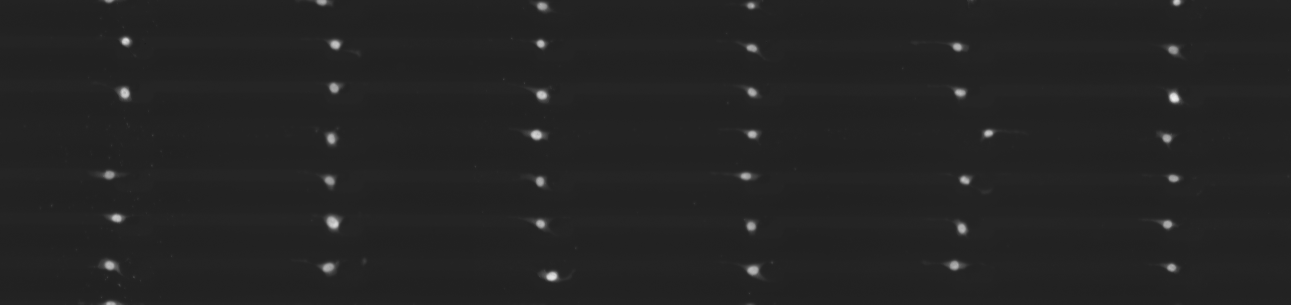
#> input picture examples/spatial_cell_classification/input/C416_example_blue_nuclei.tif, 3871 x 913 px (shown at 1/3 size)
$ python 02_segment_nuclei_by_spot.py --blue-image ../examples/spatial_cell_classification/input/C416_example_blue_nuclei.tif --red-image ../examples/spatial_cell_classification/input/C416_example_red_actin.tif --outdir out --x0 5 --y0 5
#> lines starting #> are read from the running program, lines starting #| are printed output that depends on the picture; after the words box and inside, x2 and y2 are one past the last pixel; in counts of white or black regions, pixels touching at a corner belong together
#!/usr/bin/env python3
import argparse
import os
import numpy as np
import tifffile
import matplotlib
matplotlib.use("Agg")
import matplotlib.pyplot as plt
from scipy import ndimage as ndi
from skimage import filters, morphology, segmentation, feature, measure, color


def normalize_channel(ch):
    ch = ch.astype(np.float32)
    lo, hi = np.percentile(ch, [1, 99.5])
    if hi <= lo:
        hi = lo + 1.0
    return np.clip((ch - lo) / (hi - lo), 0, 1)


def relabel_sequential(lbl):
    ids = np.unique(lbl)
    ids = ids[ids > 0]
    out = np.zeros_like(lbl, dtype=np.int32)
    for i, old in enumerate(ids, start=1):
        out[lbl == old] = i
    return out


def remove_small_labels(lbl, min_size):
    out = np.zeros_like(lbl, dtype=np.int32)
    props = measure.regionprops(lbl)
    keep = [p.label for p in props if p.area >= min_size]
    for i, old in enumerate(keep, start=1):
        out[lbl == old] = i
    return out


# =========================================================
# nucleus hybrid segmentation:
# Keep small nuclei intact and split only large nuclear clusters
# =========================================================
def nuclei_segmentation_hybrid(
    blue_norm,
    min_area=20,
    percentile_hi=98.8,
    erosion_radius=2,
    split_area_threshold=220,
    split_min_distance=6
):
    """
    Hybrid nuclear segmentation strategy:
    1) First generate a small and conservative nucleus binary mask
    2) For small objects: retain directly without splitting
    3) For large objects: perform one controlled watershed split within the object
    """

    sm = filters.gaussian(blue_norm, sigma=1.2)
    vals = sm[sm > 0]
    if vals.size == 0:
        return np.zeros_like(blue_norm, dtype=np.int32)

    # Conservative small-nucleus handling
    thr = np.percentile(vals, percentile_hi)
    bw = sm > thr
    bw = morphology.remove_small_objects(bw, min_size=max(8, min_area // 2))
    bw = ndi.binary_fill_holes(bw)

    if erosion_radius > 0:
        bw = morphology.binary_erosion(bw, morphology.disk(erosion_radius))

    bw = morphology.remove_small_objects(bw, min_size=min_area)
    bw = ndi.binary_fill_holes(bw)

    if bw.sum() == 0:
        return np.zeros_like(blue_norm, dtype=np.int32)

    cc = measure.label(bw)
    out = np.zeros_like(cc, dtype=np.int32)
    next_id = 1

    for region in measure.regionprops(cc):
        lab = region.label
        area = region.area
        m = (cc == lab)

        # Small objects are retained as individual nuclei
        if area < split_area_threshold:
            out[m] = next_id
            next_id += 1
            continue

        # Large objects are split only within the object boundary
        dist = ndi.distance_transform_edt(m)

        coords = feature.peak_local_max(
            dist,
            labels=m,
            min_distance=split_min_distance,
            footprint=np.ones((9, 9)),
            exclude_border=False
        )

        # Too few peaks indicate a single nucleus; do not split
        if coords.shape[0] <= 1:
            out[m] = next_id
            next_id += 1
            continue

        markers = np.zeros_like(m, dtype=np.int32)
        for i, (rr, cc_) in enumerate(coords, start=1):
            markers[rr, cc_] = i

        ws = segmentation.watershed(-dist, markers, mask=m)

        # Remove very small fragments
        ws = remove_small_labels(ws, min_area)

        labs = np.unique(ws)
        labs = labs[labs > 0]

        # If <=1 object remains after cleanup, do not split
        if len(labs) <= 1:
            out[m] = next_id
            next_id += 1
            continue

        for wlab in labs:
            out[ws == wlab] = next_id
            next_id += 1

    return relabel_sequential(out)


def subtract_red_background(red_norm, sigma_bg=10):
    bg = filters.gaussian(red_norm, sigma=sigma_bg)
    fg = red_norm - bg
    fg[fg < 0] = 0
    if fg.max() > 0:
        fg = fg / fg.max()
    return fg, bg


# =========================================================
# Cell segmentation: retain the validated segmentation procedure unchanged
# =========================================================
def build_cell_candidate_mask(red_norm, nuclei_lbl, min_cell_area=50, sigma_bg=10):
    red_fg, red_bg = subtract_red_background(red_norm, sigma_bg=sigma_bg)

    vals = red_fg[red_fg > 0]
    if vals.size == 0:
        return np.zeros_like(red_norm, dtype=bool), red_fg, red_bg

    thr = np.percentile(vals, 60)
    bw = red_fg > thr

    bw = morphology.binary_opening(bw, morphology.disk(1))
    bw = morphology.binary_closing(bw, morphology.disk(2))
    bw = ndi.binary_fill_holes(bw)
    bw = morphology.remove_small_objects(bw, min_size=min_cell_area)

    labeled = measure.label(bw)
    out = np.zeros_like(bw, dtype=bool)

    for region in measure.regionprops(labeled):
        coords = region.coords
        rr, cc = coords[:, 0], coords[:, 1]
        if np.any(nuclei_lbl[rr, cc] > 0):
            out[rr, cc] = True

    out = out | morphology.binary_dilation(nuclei_lbl > 0, morphology.disk(2))
    out = ndi.binary_fill_holes(out)
    out = morphology.remove_small_objects(out, min_size=min_cell_area)

    return out, red_fg, red_bg


def segment_cells_from_candidate_mask(cell_mask, nuclei_lbl, min_cell_area=50):
    if nuclei_lbl.max() == 0:
        return np.zeros_like(nuclei_lbl, dtype=np.int32)

    dist = ndi.distance_transform_edt(cell_mask)
    cell_lbl = segmentation.watershed(-dist, markers=nuclei_lbl, mask=cell_mask)
    cell_lbl = remove_small_labels(cell_lbl, min_size=min_cell_area)
    return relabel_sequential(cell_lbl)


def save_preview(red_norm, blue_norm, nuclei_lbl, cell_lbl, out_png):
    rgb = np.dstack([red_norm, np.zeros_like(red_norm), blue_norm])
    nuc_bd = segmentation.find_boundaries(nuclei_lbl, mode="outer")
    cell_bd = segmentation.find_boundaries(cell_lbl, mode="outer")

    show = rgb.copy()
    show[cell_bd] = [1, 1, 0]   # yellow
    show[nuc_bd] = [0, 1, 1]    # cyan

    plt.figure(figsize=(8, 8))
    plt.imshow(show)
    plt.axis("off")
    plt.title("Crop segmentation preview (cyan=nuclei, yellow=cells)")
    plt.tight_layout()
    plt.savefig(out_png, dpi=300)
    plt.close()


def save_qc_panel(red_norm, blue_norm, red_fg, red_bg, nuclei_lbl, cell_mask, out_png):
    fig, axes = plt.subplots(2, 3, figsize=(12, 8))
    axes = axes.ravel()

    axes[0].imshow(blue_norm, cmap="gray")
    axes[0].set_title("blue_norm")

    axes[1].imshow(red_norm, cmap="gray")
    axes[1].set_title("red_norm")

    axes[2].imshow(red_bg, cmap="gray")
    axes[2].set_title("red_background")

    axes[3].imshow(red_fg, cmap="gray")
    axes[3].set_title("red_foreground")

    axes[4].imshow(color.label2rgb(nuclei_lbl, bg_label=0, bg_color=(0, 0, 0)))
    axes[4].set_title("nuclei_labels_preview")

    axes[5].imshow(cell_mask, cmap="gray")
    axes[5].set_title("cell_candidate_mask")

    for ax in axes:
        ax.axis("off")

    plt.tight_layout()
    plt.savefig(out_png, dpi=300)
    plt.close()


def save_label_preview(lbl, out_png):
    rgb = color.label2rgb(lbl, bg_label=0, bg_color=(0, 0, 0))
    plt.figure(figsize=(8, 8))
    plt.imshow(rgb)
    plt.axis("off")
    plt.tight_layout()
    plt.savefig(out_png, dpi=300)
    plt.close()


def main():
    ap = argparse.ArgumentParser()
    ap.add_argument("--blue-image", required=True)
    ap.add_argument("--red-image", required=True)
    ap.add_argument("--outdir", required=True)
    ap.add_argument("--x0", type=int, required=True)
    ap.add_argument("--y0", type=int, required=True)
    ap.add_argument("--w", type=int, default=2048)
    ap.add_argument("--h", type=int, default=2048)

    # nucleus only
    ap.add_argument("--min-nucleus-area", type=int, default=20)
    ap.add_argument("--nucleus-percentile", type=float, default=98.8)
    ap.add_argument("--nucleus-erosion", type=int, default=2)
    ap.add_argument("--split-area-threshold", type=int, default=220)
    ap.add_argument("--split-min-distance", type=int, default=6)

    # cell fixed
    ap.add_argument("--min-cell-area", type=int, default=50)
    ap.add_argument("--red-bg-sigma", type=float, default=10)

    args = ap.parse_args()

    os.makedirs(args.outdir, exist_ok=True)

    blue = np.squeeze(tifffile.imread(args.blue_image))
#> blue is the input picture: shape (913, 3871); min 22, max 247, mean 36
    red = np.squeeze(tifffile.imread(args.red_image))
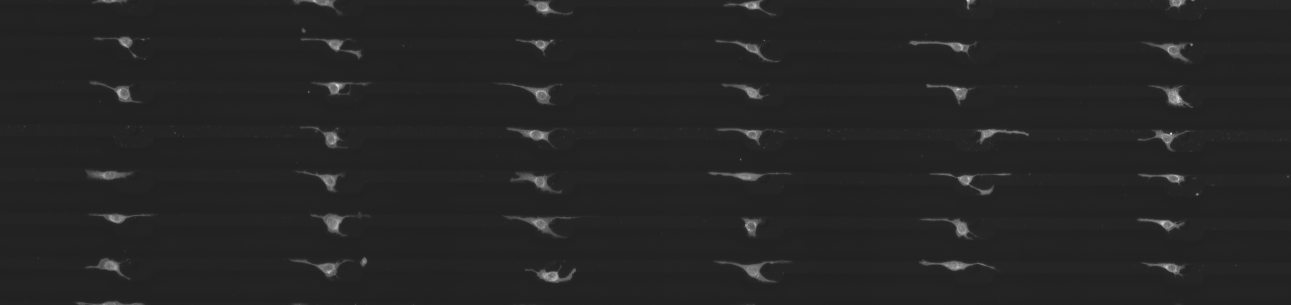
#> input picture examples/spatial_cell_classification/input/C416_example_red_actin.tif, 3871 x 913 px (shown at 1/3 size)
#> red is the input picture: shape (913, 3871); min 21, max 255, mean 37.2

    y1 = min(blue.shape[0], args.y0 + args.h)
#> y1 = 913
    x1 = min(blue.shape[1], args.x0 + args.w)
#> x1 = 2053

    blue = blue[args.y0:y1, args.x0:x1]
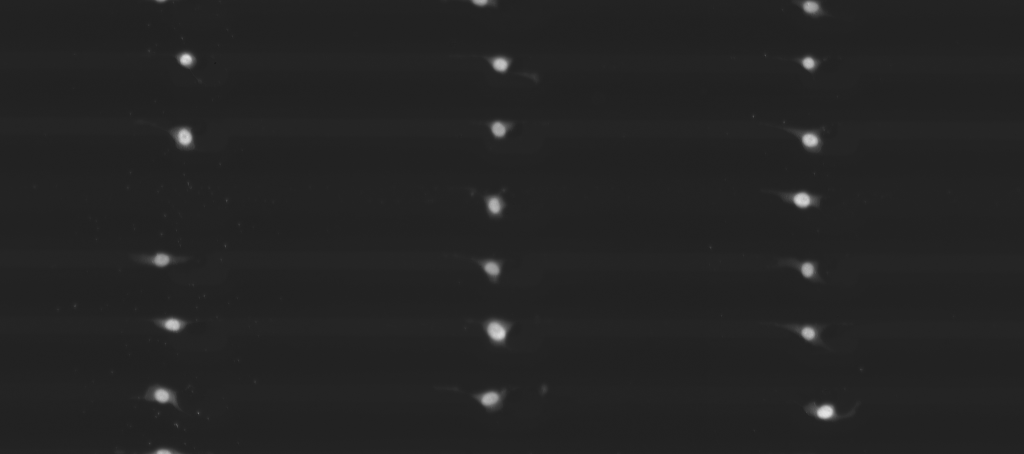
#> blue: shape (908, 2048) (shown at 1/2 size); min 22, max 233, mean 36
    red = red[args.y0:y1, args.x0:x1]
#> red: shape (908, 2048)

    blue_norm = normalize_channel(blue)
#> in normalize_channel, `lo, hi = np.percentile(ch, [1, 99.5])`: lo = 33; hi = 135
    red_norm = normalize_channel(red)

    nuclei_lbl = nuclei_segmentation_hybrid(
        blue_norm,
        min_area=args.min_nucleus_area,
        percentile_hi=args.nucleus_percentile,
        erosion_radius=args.nucleus_erosion,
        split_area_threshold=args.split_area_threshold,
        split_min_distance=args.split_min_distance
    )
#> in nuclei_segmentation_hybrid, `thr = np.percentile(vals, percentile_hi)`: thr = 0.31
#> in nuclei_segmentation_hybrid, `bw = sm > thr`: bw: shape (908, 2048) bool; 1.2% white; 23 white regions (2 under 20 px), largest, box (x1, y1, x2, y2) and area: (969, 638, 1020, 688) 1865, (1576, 382, 1635, 418) 1428, (1619, 806, 1674, 841) 1422
#> in nuclei_segmentation_hybrid, `bw = morphology.binary_erosion(bw, morphology.disk(erosion_radius))`:
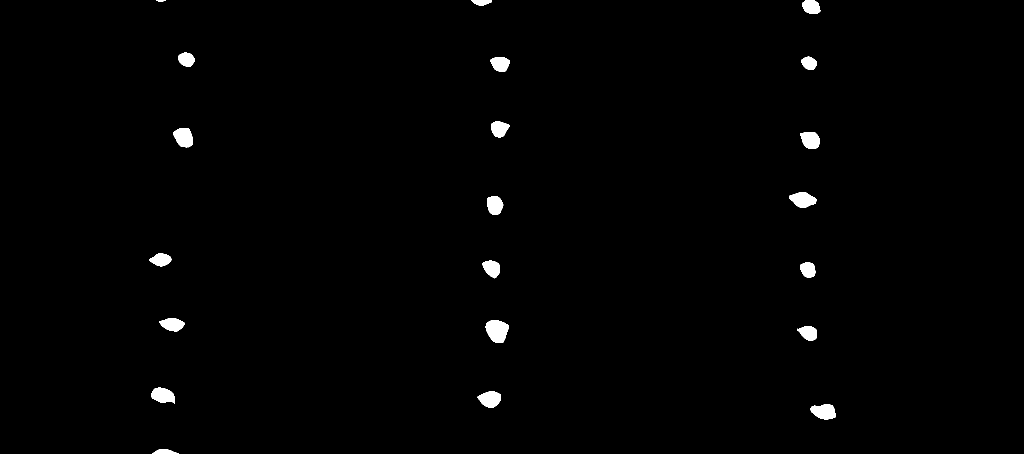
#> bw: shape (908, 2048) bool (shown at 1/2 size); 0.97% white; 21 white regions, largest, box (x1, y1, x2, y2) and area: (971, 640, 1018, 686) 1585, (1578, 384, 1633, 416) 1174, (1621, 808, 1672, 839) 1162
#> in nuclei_segmentation_hybrid, `cc = measure.label(bw)`: cc: shape (908, 2048) int32; 22 distinct labels, from 0 to 21
#> the loop in nuclei_segmentation_hybrid, `for region in measure.regionprops(cc):` made 21 passes
#> (area, coords) on passes 2 to 13: (332, [[0, 961]]), (808, [[12, 1620]]), (721, [[119, 374]]), (624, [[126, 1618]]), (870, [[128, 1001]]), (863, [[258, 998]]), (1154, [[273, 367]]), (1047, [[280, 1621]]), (1174, [[399, 1605]]), (959, [[410, 990]]), (797, [[519, 320]]), (883, [[537, 985]])
#> area on pass 1: 47
#> after the loop in nuclei_segmentation_hybrid, `for region in measure.regionprops(cc):`: m: shape (908, 2048) bool; 0.02% white; 1 white region, box (x1, y1, x2, y2) and area: (304, 898, 358, 908) 349
#> after the loop in nuclei_segmentation_hybrid, `for region in measure.regionprops(cc):`: next_id = 22
#> in relabel_sequential, `ids = np.unique(lbl)`: ids = 22 values from 0 to 21
#> in relabel_sequential, `ids = ids[ids > 0]`: ids = 21 values from 1 to 21
#> the loop in relabel_sequential, `for i, old in enumerate(ids, start=1):` made 21 passes

    cell_mask, red_fg, red_bg = build_cell_candidate_mask(
        red_norm,
        nuclei_lbl,
        min_cell_area=args.min_cell_area,
        sigma_bg=args.red_bg_sigma
    )
#> in build_cell_candidate_mask, `thr = np.percentile(vals, 60)`: thr = 0.00757
#> in build_cell_candidate_mask, `bw = red_fg > thr`:
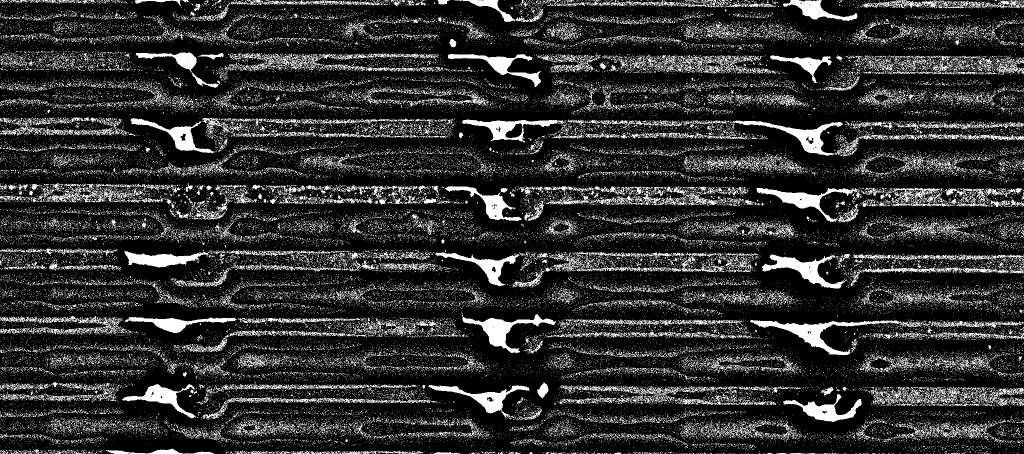
#> bw: shape (908, 2048) bool (shown at 1/2 size); 17.8% white in thin lines or dots
#> in build_cell_candidate_mask, `bw = morphology.binary_opening(bw, morphology.disk(1))`: bw: shape (908, 2048) bool; 6.2% white; 4399 white regions (3556 under 20 px), largest, box (x1, y1, x2, y2) and area: (1500, 640, 1802, 711) 4414, (925, 628, 1112, 706) 3681, (1524, 509, 1688, 577) 3538
#> in build_cell_candidate_mask, `bw = morphology.binary_closing(bw, morphology.disk(2))`: bw: shape (908, 2048) bool; 6.7% white; 3280 white regions (2365 under 20 px), largest, box (x1, y1, x2, y2) and area: (1500, 640, 1802, 711) 4450, (925, 628, 1112, 706) 3689, (1524, 509, 1688, 577) 3555
#> in build_cell_candidate_mask, `labeled = measure.label(bw)`: labeled: shape (908, 2048) int32; 356 distinct labels, from 0 to 355
#> in build_cell_candidate_mask, `out = out | morphology.binary_dilation(nuclei_lbl > 0, morphology.disk..`: out: shape (908, 2048) bool; 2.9% white; 21 white regions

    cell_lbl = segment_cells_from_candidate_mask(
        cell_mask,
        nuclei_lbl,
        min_cell_area=args.min_cell_area
    )
#> in segment_cells_from_candidate_mask, `cell_lbl = segmentation.watershed(-dist, markers=nuclei_lbl, mask=cell..`:
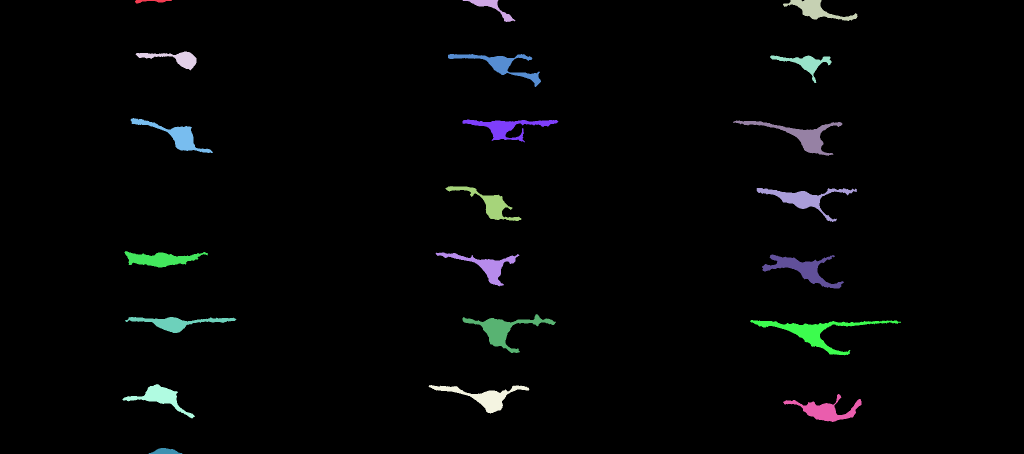
#> cell_lbl: shape (908, 2048) int32 (shown at 1/2 size); 22 distinct labels, from 0 to 21; one colour per label, 0 black
#> in remove_small_labels, `props = measure.regionprops(lbl)`: props = 21 regions; largest, box (x1, y1, x2, y2) and area: (1500, 640, 1802, 711) 4450, (925, 628, 1112, 706) 3712, (1524, 509, 1688, 577) 3569, (1466, 241, 1685, 312) 3495, (1513, 376, 1714, 444) 3282
#> in remove_small_labels, `keep = [p.label for p in props if p.area >= min_size]`: keep = [1, 2, 3, 4, 5, 6, 7, 8, 9, 10, 11, 12, 13, 14, 15, 16, 17, 18, 19, 20, 21]
#> the loop in remove_small_labels, `for i, old in enumerate(keep, start=1):` made 21 passes
#> the loop in relabel_sequential (call 2), `for i, old in enumerate(ids, start=1):` made 21 passes

    tifffile.imwrite(os.path.join(args.outdir, "crop_blue_norm.tif"), (blue_norm * 65535).astype(np.uint16))
    tifffile.imwrite(os.path.join(args.outdir, "crop_red_norm.tif"), (red_norm * 65535).astype(np.uint16))
    tifffile.imwrite(os.path.join(args.outdir, "crop_red_foreground.tif"), (red_fg * 65535).astype(np.uint16))
    tifffile.imwrite(os.path.join(args.outdir, "crop_red_background.tif"), (red_bg * 65535).astype(np.uint16))
    tifffile.imwrite(os.path.join(args.outdir, "crop_cell_candidate_mask.tif"), (cell_mask.astype(np.uint8) * 255))
    tifffile.imwrite(os.path.join(args.outdir, "crop_nuclei_labels.tif"), nuclei_lbl.astype(np.int32))
    tifffile.imwrite(os.path.join(args.outdir, "crop_cell_labels.tif"), cell_lbl.astype(np.int32))

    save_preview(
        red_norm, blue_norm, nuclei_lbl, cell_lbl,
        os.path.join(args.outdir, "crop_segmentation_preview.png")
    )
#> in save_preview, `nuc_bd = segmentation.find_boundaries(nuclei_lbl, mode="outer")`: nuc_bd: shape (908, 2048) bool; 0.11% white in thin lines or dots, all inside (x1, y1, x2, y2) = (297, 0, 1673, 908)
#> in save_preview, `cell_bd = segmentation.find_boundaries(cell_lbl, mode="outer")`: cell_bd: shape (908, 2048) bool; 0.44% white in thin lines or dots, all inside (x1, y1, x2, y2) = (244, 0, 1803, 908)
    save_qc_panel(
        red_norm, blue_norm, red_fg, red_bg, nuclei_lbl, cell_mask,
        os.path.join(args.outdir, "crop_qc_panel.png")
    )
#> in save_qc_panel, `plt.savefig(out_png, dpi=300)`:
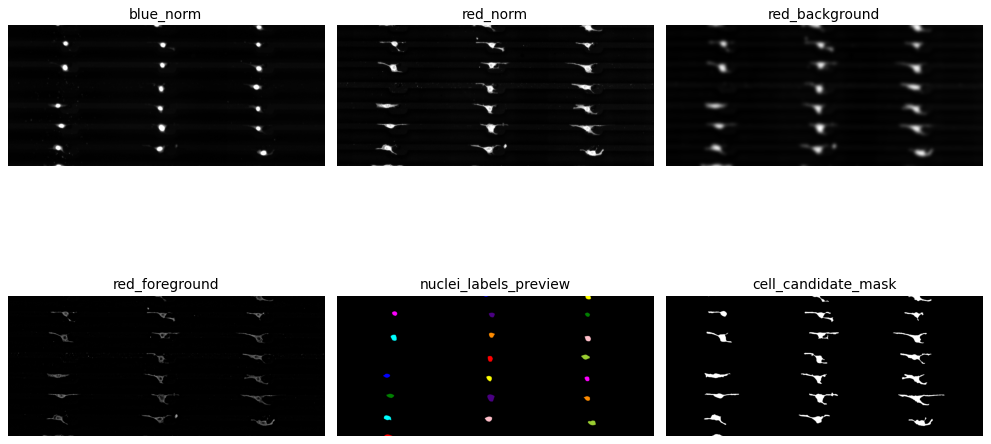
#> figure drawn by matplotlib, 6 panels
    save_label_preview(
        nuclei_lbl, os.path.join(args.outdir, "crop_nuclei_labels_preview.png")
    )
    save_label_preview(
        cell_lbl, os.path.join(args.outdir, "crop_cell_labels_preview.png")
    )
#> call 2 of save_label_preview, with out_png = 'out/crop_cell_labels_preview.png'
#> in save_label_preview (call 2), `rgb = color.label2rgb(lbl, bg_label=0, bg_color=(0, 0, 0))`:
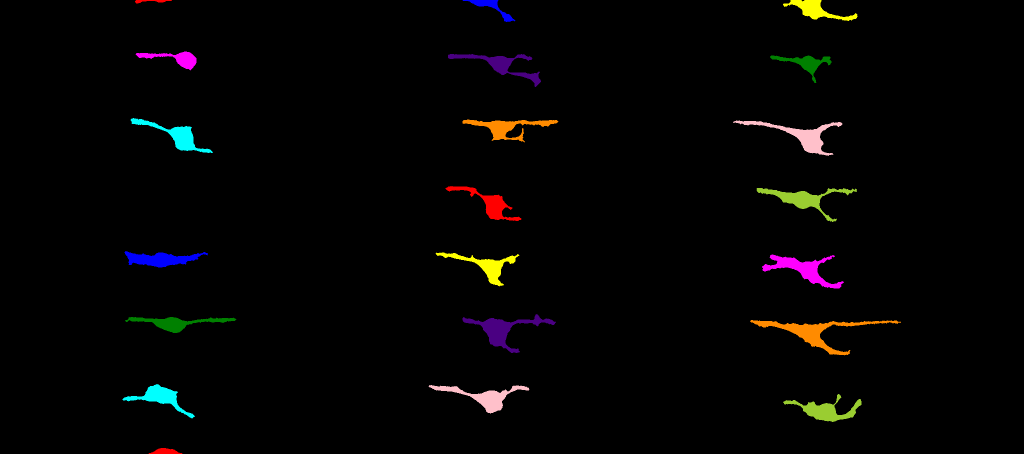
#> rgb: shape (908, 2048, 3) float64 (shown at 1/2 size); mean R, G, B 0.0179, 0.0143, 0.0131

    with open(os.path.join(args.outdir, "crop_info.txt"), "w") as f:
        f.write(f"x0\t{args.x0}\n")
        f.write(f"y0\t{args.y0}\n")
        f.write(f"w\t{args.w}\n")
        f.write(f"h\t{args.h}\n")
        f.write(f"x1\t{x1}\n")
        f.write(f"y1\t{y1}\n")
        f.write(f"min_nucleus_area\t{args.min_nucleus_area}\n")
        f.write(f"nucleus_percentile\t{args.nucleus_percentile}\n")
        f.write(f"nucleus_erosion\t{args.nucleus_erosion}\n")
        f.write(f"split_area_threshold\t{args.split_area_threshold}\n")
        f.write(f"split_min_distance\t{args.split_min_distance}\n")
        f.write(f"min_cell_area\t{args.min_cell_area}\n")
        f.write(f"red_bg_sigma\t{args.red_bg_sigma}\n")

    print("[OK] hybrid nuclei segmentation finished")
    print(f"[OK] output dir: {args.outdir}")


if __name__ == "__main__":
    main()
